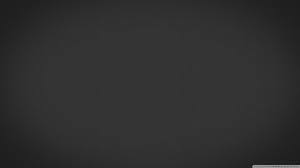
#> input picture g.jpeg, 300 x 168 px
$ python increase_brightness.py
#> lines starting #> are read from the running program, lines starting #| are printed output that depends on the picture
from PIL import Image
import numpy as np
import cv2

temp = 100

img = cv2.imread("g.jpeg")
#> img is the input picture: shape (168, 300, 3); min 17, max 160, mean 47.3
img_out = img.copy()

width, height, bit = np.shape(img)
#> width = 168; height = 300; bit = 3

for j in range(0,height) :
 for i in range(0,width) :
    img_out[i][j][0] = temp + img_out[i][j][0]
    img_out[i][j][1] = temp + img_out[i][j][1]
    img_out[i][j][2] = temp + img_out[i][j][2]
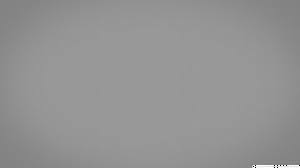
#> img_out: shape (168, 300, 3); min 0, max 255, mean 147.2

minm = np.amin(img_out)
#> minm = 0
maxm = np.amax(img_out)
#> maxm = 255

for j in range(0,height) :
 for i in range(0,width) :
    if(img_out[i][j][0] > 255):
      img_out[i][j][0] = 255*(img_out[i][j][0] - minm)/(maxm-minm)
      img_out[i][j][1] = 255*(img_out[i][j][1] - minm)/(maxm-minm)
      img_out[i][j][2] = 255*(img_out[i][j][2] - minm)/(maxm-minm)

cv2.imshow('image',img_out)
cv2.waitKey(0)
